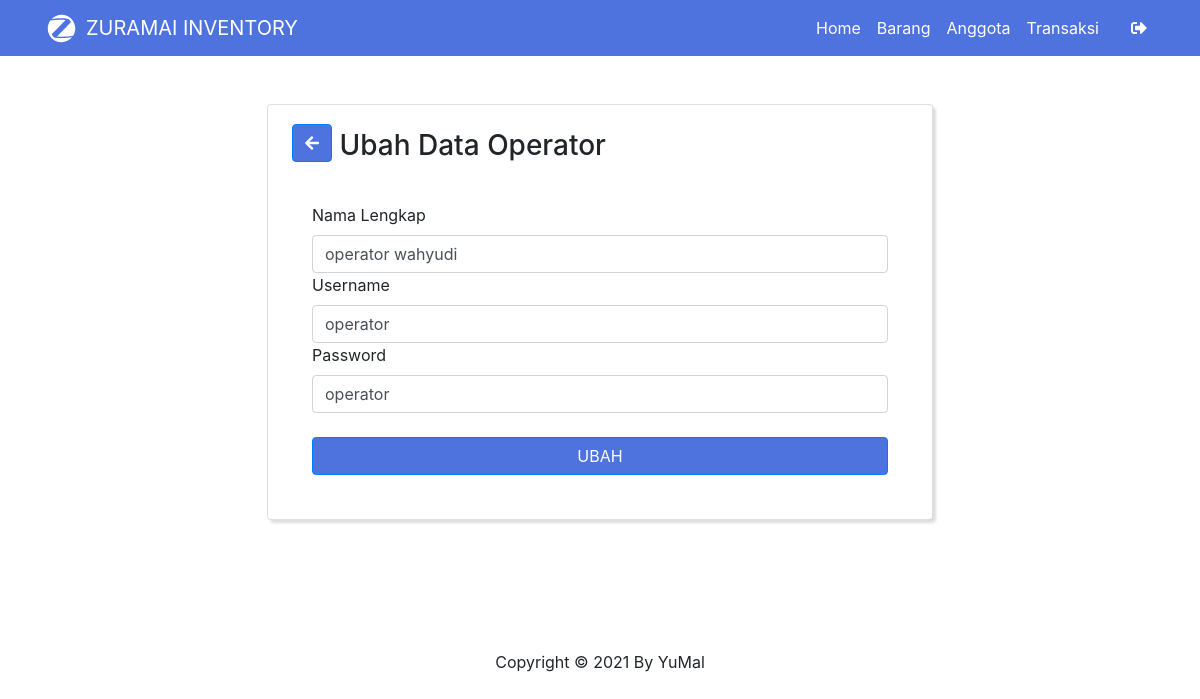
The page /views/admin/ubahoperator.php?id=1 (signed in) on the database its author committed.
### tables this page shows
CREATE TABLE `tbl_operator` (
  `id_operator` int(11) NOT NULL,
  `username` varchar(200) NOT NULL,
  `password` varchar(200) NOT NULL,
  `nama_operator` varchar(200) NOT NULL
);

### views/admin/ubahoperator.php (the view, shortened to what this page needs)
<?php
include 'header.php';
?>
    <?php
    $ambil = $koneksi->query("SELECT * FROM tbl_operator WHERE id_operator='$_GET[id]'");
    $pecah = $ambil->fetch_assoc();
    ?>
        <div class="container mt-5">
            <div class="card mx-auto p-4" style="width: 60%;box-shadow: 3px 3px 3px #ddd;" data-aos="zoom-in">
                <div class="card-title">
                    <h3><a href="operator.php" class="btn btn-primary mt-n2"><i class="fas fa-arrow-left"></i></a> Ubah Data Operator</h3>
                </div>
                <div class="card-body">
                    <form method="post" enctype="multipart/form-data">
                        <div class="form-grup">
                            <label><span class="black-text">Nama Lengkap</span></label>
                            <input class="form-control" type="text" name="nama" value="<?php echo $pecah['nama_operator']; ?>">
                        </div>
                        <div class="form-grup">
                            <label><span class="black-text">Username</span></label>
                            <input class="form-control" type="text" name="username" value="<?php echo $pecah['username']; ?>">
                        </div>
                        <div class="form-grup">
                            <label><span class="black-text">Password</span></label>
                            <input class="form-control" type="text" name="password" value="<?php echo $pecah['password']; ?>">
                        </div>
                        <input type="submit" name="simpan" value="UBAH" class="btn btn-primary btn-block mt-4">
                    </form>
                </div>
            </div>
        </div>
<?php
include 'footer.php';
?>

### cssnative/views.css (style rules this page uses)
.btn-primary { background-color: #4e73df !important; }

### rows shown on the page
tbl_operator: nama "operator wahyudi", username "operator", password "operator"
